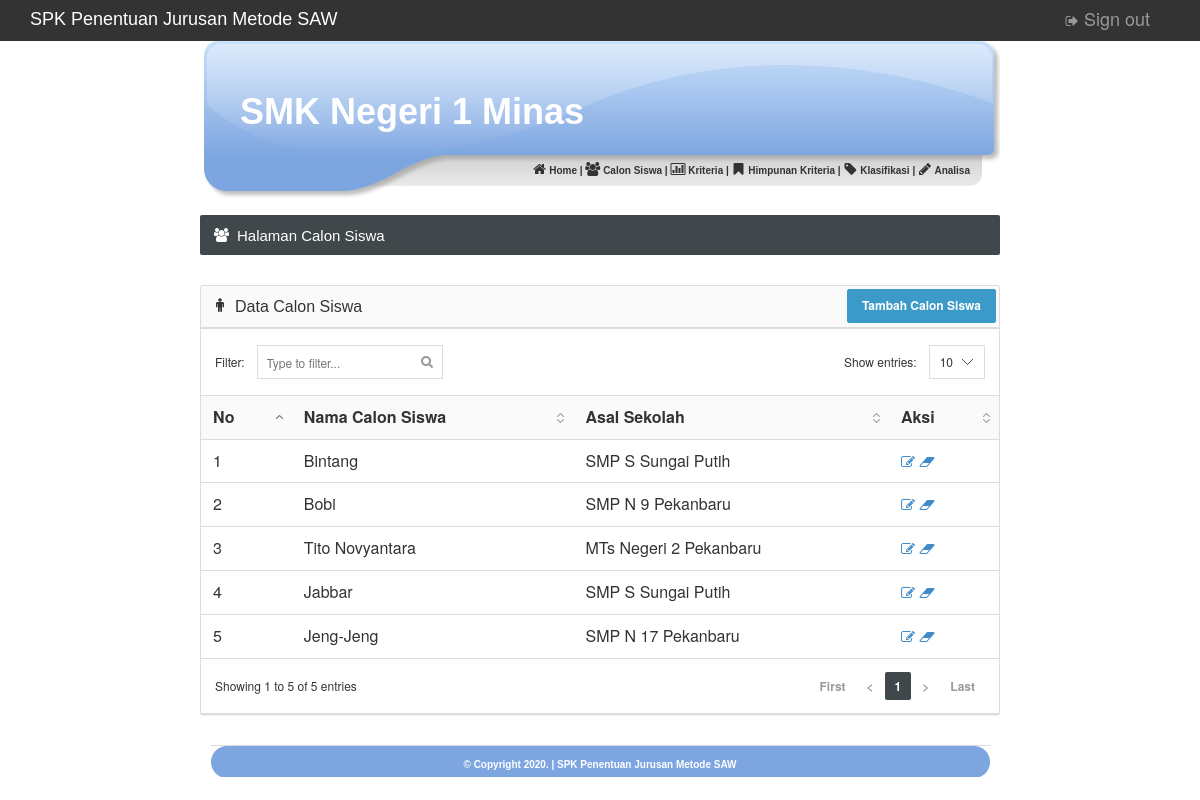
Page /admin/index.php?spk=Siswa (signed in) on the committed database.
### tables this page shows
CREATE TABLE `calonsiswa` (
  `id_siswa` varchar(10) NOT NULL,
  `nama_siswa` varchar(100) NOT NULL,
  `nama_asal_sekolah` varchar(200) NOT NULL
);

### admin/siswa.php (the view)
<div id="content">
			<div class="page-title">
				<h5><i class="fa fa-users"></i> Halaman Calon Siswa</h5>
			</div>
			<div class="panel panel-default">
				<div class="panel-heading" align="right"><h6 class="panel-title"><i class="fa fa-male"></i> Data Calon Siswa</h6>
				<a href="?spk=Siswa_Tambah"><input type="submit" value="Tambah Calon Siswa" class="btn btn-info"></a>
				</div>
				<div class="datatable">
					<table class="table table-hover">
						<thead>
							<tr>
								<th>No</th>
								<th>Nama Calon Siswa</th>
								<th>Asal Sekolah</th>
								<th>Aksi</th>
							</tr>
						</thead>
						<tbody>
							<?php
							$nomor = 0;
							$hasil = mysql_query("select * from calonsiswa");
							while ($dataku = mysql_fetch_array($hasil)) {
							?>
								<tr>
									<td><?php echo $nomor=$nomor+1;?></td>
									<td><?php echo $dataku['nama_siswa']; ?></td>
									<td><?php echo $dataku['nama_asal_sekolah']; ?></td>
									<td>
										<a href="?spk=Siswa_Edit&id_siswa=<?php echo $dataku['id_siswa']; ?>">
										<i class='fa fa-edit'></i>
										</a>
										<a href="?spk=Siswa_Hapus&id_siswa=<?php echo $dataku['id_siswa']; ?>">
										<i class='fa fa-eraser'></i>
										</a>
									</td>
								</tr>
							<?php } ?>
						</tbody>
					</table>
				</div>
			</div>
</div>

### images/style.css (style rules this page uses)
body { margin-top: 0px; margin-left: 0px; margin-right: 0px; margin-bottom: 0px; }
#content { width: 800px; }

### css/styles.css (style rules this page uses)
@media (min-width: 768px) { a, .btn, .caret, .close, .sidebar, .select2-choice abbr, .select2-highlighted, .ui-slider-range, .ui-datepicker-trigger, .ui-timepicker-list li, .checker span:after, .checker span, .navbar-toggle, .thumb-options, .select2-arrow b, .thumb-zoom img, .fc-button, .page-content { -webkit-transition: all 0.15s ease-in-out; -moz-transition: all 0.15s ease-in-out; -o-transition: all 0.15s ease-in-out; transition: all 0.15s ease-in-out; } }
.fa { position: relative; font-size: 14px; min-width: 14px; text-align: center; }
h1, h2, h3, h4, h5, h6, .navigation > li > a, .stats li span { font-family: 'Cuprum', sans-serif; font-weight: normal; }
.page-title { color: #fff; background-color: #40484C; -moz-box-shadow: 0 1px 0 #fff; -webkit-box-shadow: 0 1px 0 #FFF; box-shadow: 0 1px 0 #FFF; border-radius: 2px; margin-bottom: 30px; }
.page-title:after { content: ""; display: table; clear: both; }
.page-title h5 { margin: 0; float: left; display: block; font-size: 15px; padding: 13px 14px 12px 14px; line-height: 1; }
.dataTable { border-collapse: collapse; border-top: 1px solid #ddd; border-bottom: 1px solid #ddd; }
.dataTable thead th { background-color: #fafafa; cursor: pointer; }
.sorting { background: url('../images/interface/tables/sort_both.png') no-repeat 100%; padding-right: 24px!important; }
.sorting_asc { background: url('../images/interface/tables/sort_asc.png') no-repeat 100%; padding-right: 24px!important; }

### rows in the picture
calonsiswa: nama_siswa "Bintang", nama_asal_sekolah "SMP S Sungai Putih"
calonsiswa: nomor "2", nama_siswa "Bobi", nama_asal_sekolah "SMP N 9 Pekanbaru"
calonsiswa: nomor "3", nama_siswa "Tito Novyantara", nama_asal_sekolah "MTs Negeri 2 Pekanbaru"
calonsiswa: nomor "4", nama_siswa "Jabbar", nama_asal_sekolah "SMP S Sungai Putih"
calonsiswa: nomor "5", nama_siswa "Jeng-Jeng", nama_asal_sekolah "SMP N 17 Pekanbaru"
